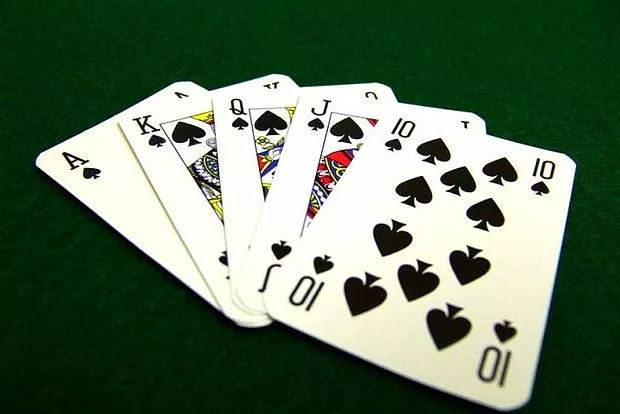
#> input picture Resources/cards.webp, 620 x 414 px
$ python 5.py
#> lines starting #> are read from the running program, lines starting #| are printed output that depends on the picture
import cv2
import numpy as np

img = cv2.imread("Resources/cards.webp")
#> img is the input picture: shape (414, 620, 3); mean B, G, R 92, 115.3, 94.2

width,height = 250,350

points1 = np.float32([[390,110],[571,161],[268,306],[508,407]])
points2 = np.float32([[0,0],[width,0],[0,height],[width,height]])
matrix = cv2.getPerspectiveTransform(points1,points2)
outputImage = cv2.warpPerspective(img,matrix,(width,height))
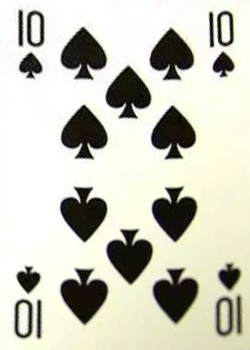
#> outputImage: shape (350, 250, 3); mean B, G, R 188, 201.2, 202.2

cv2.imshow("Image", img)
cv2.imshow("Output Image", outputImage)

cv2.waitKey(0)

$ run again, with Resources/shapes.png saved as Resources/cards.webp
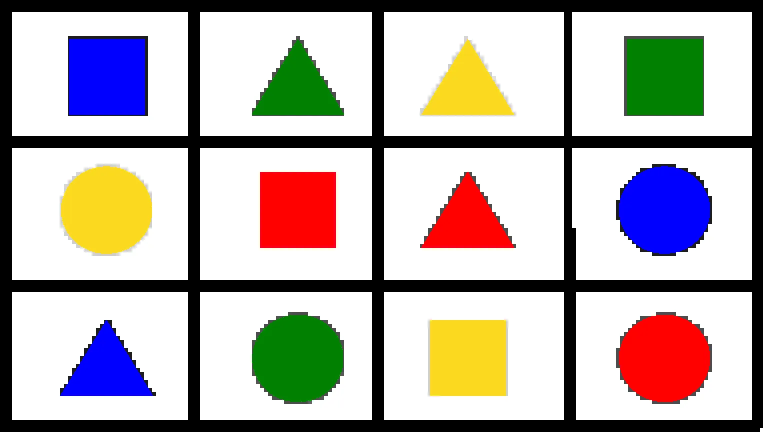
#> input picture Resources/shapes.png, 1526 x 865 px (shown at 1/2 size)
#> img is the input picture: shape (865, 1526, 3); mean B, G, R 172.4, 175.2, 182.8
#> `outputImage = cv2.warpPerspective(img,matrix,(width,height))`:
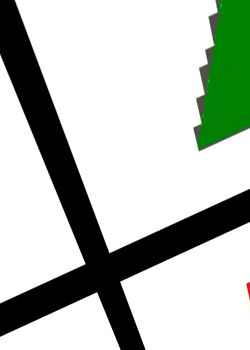
#> outputImage: shape (350, 250, 3); mean B, G, R 185.6, 193.6, 185.7
